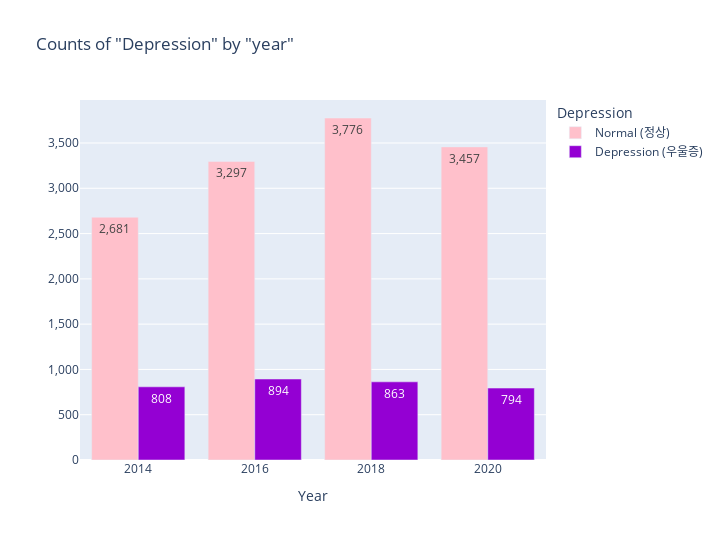

The notebook cell saved with this chart:
### Code cell
# Depression(정상vs우울증)-Year 시각화
bar_year_depr = plex.bar(data_frame=count_year_depr, barmode='group',
                         x='year', y='id', color='depression',
                         text_auto=True, color_discrete_sequence=['pink', 'darkviolet'],
                         title='Counts of "Depression" by "year"')
bar_year_depr.update_layout(width=720, height=540,
                            legend_title_text="Depression",
                            xaxis_title_text="Year",
                            yaxis_title_text="")
bar_year_depr.update_yaxes(tickformat=',')
bar_year_depr.show()

### Figure 1 — Plotly figure (JSON) as saved in the notebook; plotly's stock layout.template omitted (floating-point values rounded to 4 significant figures)
{"data": [{"alignmentgroup": "True", "hovertemplate": "depression=Normal (정상)<br>year=%{x}<br>id=%{y}<extra></extra>", "legendgroup": "Normal (정상)", "marker": {"color": "pink", "pattern": {"shape": ""}}, "name": "Normal (정상)", "offsetgroup": "Normal (정상)", "orientation": "v", "showlegend": true, "textposition": "auto", "texttemplate": "%{y}", "type": "bar", "x": [2014, 2016, 2018, 2020], "xaxis": "x", "y": [2681, 3297, 3776, 3457], "yaxis": "y"}, {"alignmentgroup": "True", "hovertemplate": "depression=Depression (우울증)<br>year=%{x}<br>id=%{y}<extra></extra>", "legendgroup": "Depression (우울증)", "marker": {"color": "darkviolet", "pattern": {"shape": ""}}, "name": "Depression (우울증)", "offsetgroup": "Depression (우울증)", "orientation": "v", "showlegend": true, "textposition": "auto", "texttemplate": "%{y}", "type": "bar", "x": [2014, 2016, 2018, 2020], "xaxis": "x", "y": [808, 894, 863, 794], "yaxis": "y"}], "layout": {"barmode": "group", "height": 540, "legend": {"title": {"text": "Depression"}, "tracegroupgap": 0}, "title": {"text": "Counts of \"Depression\" by \"year\""}, "width": 720, "xaxis": {"anchor": "y", "domain": [0, 1], "title": {"text": "Year"}}, "yaxis": {"anchor": "x", "domain": [0, 1], "tickformat": ",", "title": {"text": ""}}}}
